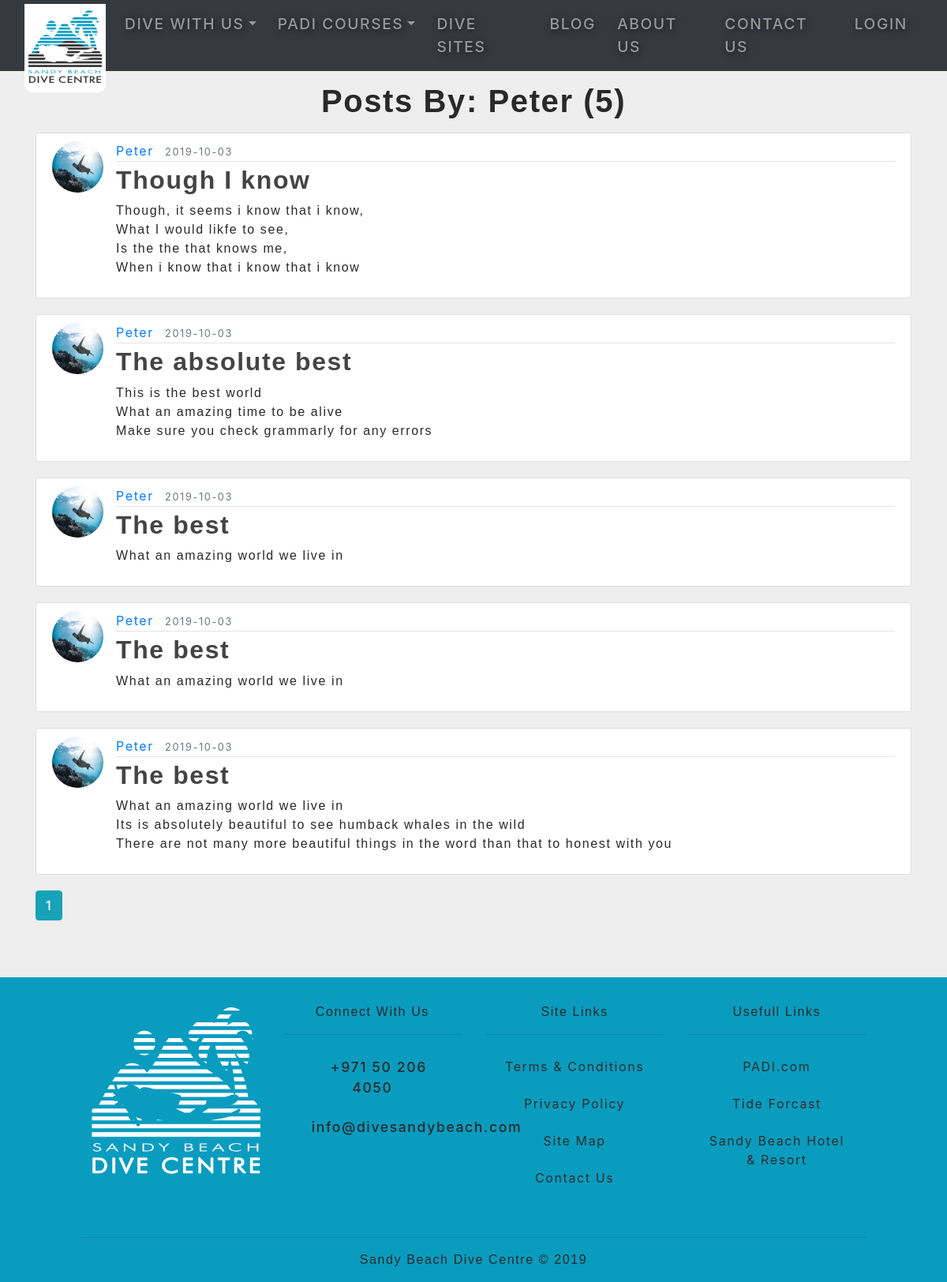
The page /user/Peter on the database its author committed.
### flaskblog/models.py (models this page shows, shortened)
class User(db.Model, UserMixin): # UserMixin is a class imported from flask_login that creates attributes to be used with login_manager
    id = db.Column(db.Integer, primary_key=True)
    username = db.Column(db.String(20), unique=True, nullable=False)
    email = db.Column(db.String(120), unique=True, nullable=False)
    image_file = db.Column(db.String(20), nullable=False, default='default.jpg')
    password = db.Column(db.String(60), nullable=False)
    posts = db.relationship('Post', backref='author', lazy=True)

class Post(db.Model):
    id = db.Column(db.Integer, primary_key=True)
    title = db.Column(db.String(100), nullable=False)
    date_posted = db.Column(db.DateTime, nullable=False, default=datetime.utcnow)
    content = db.Column(db.Text, nullable=False)
    user_id = db.Column(db.Integer, db.ForeignKey('user.id'), nullable=False)

### flaskblog/users/routes.py (the view)
@users.route('/user/<string:username>') # Set variable as string with : before the variable arg in url
def user_posts(username):
    page = request.args.get('page', 1, type=int) # Use int type to prevent anyone submitting anything other than integer
    user = User.query.filter_by(username=username).first_or_404() # Username comes from variable in route, similar to get version from post lookup, return 404 if user not found
    posts = Post.query.filter_by(author=user). \
    order_by(Post.date_posted.desc()) \
    .paginate(page=page, per_page=5) # user order_by to order the posts by newest post at the top
    return render_template('users/user_posts.html', posts=posts, user=user)

### flaskblog/templates/users/user_posts.html
{% extends 'layout.html' %}
{% block main %}
    <div class="top-spacer">&nbsp;</div>
    <div class="container mb-5">
        <h1 class="text-center mb-3">Posts By: {{ user.username }} ({{ posts.total }})</h1>
        {% for post in posts.items %}
            <article class="media content-section">
                <img class="rounded-circle article-img" src="{{ url_for('static', filename='profile_pics/' + post.author.image_file) }}" alt="">
                <div class="media-body">
                    <div class="article-metadata">
                    <a class="mr-2" href="{{ url_for('users.user_posts', username=post.author.username) }}">{{ post.author.username }}</a>
                    <small class="text-muted">{{ post.date_posted.strftime('%Y-%m-%d') }}</small>
                    </div>
                    <h2><a class="article-title" href="{{ url_for('posts.post', post_id=post.id) }}">{{ post.title }}</a></h2>
                    <p class="article-content">{{ post.content }}</p>
                </div>
            </article>
        {% endfor %}
        {% for page_num in posts.iter_pages(left_edge=1, right_edge=1, left_current=1, right_current=2) %}
            {% if page_num %}
                {% if posts.page == page_num %}
                    <a class="btn btn-info mb-4" href="{{ url_for('users.user_posts', username=user.username , page=page_num) }}">{{ page_num }}</a>
                {% else %}
                    <a class="btn btn-outline-info mb-4" href="{{ url_for('users.user_posts', username=user.username , page=page_num) }}">{{ page_num }}</a>
                {% endif %}
            {% else %}
                ...
            {% endif %}
        {% endfor %}
    </div>
{% endblock %}

### flaskblog/static/css/main.css (style rules this page uses)
body { background-color: black; }
*, *::before, *::after { padding: 0; margin: 0; box-sizing: inherit; list-style: none; text-decoration: none; }
body { color: #292929; box-sizing: border-box; letter-spacing: 0.1rem; font-style: normal; background-color: #eee; overflow-x: hidden; }
h1, h2, h3, h4, h5, h6 { font-family: futura-pt, sans-serif; font-weight: 700; font-style: normal; }
p { font-family: montserrat, sans-serif; }
.top-spacer { margin-top: 5rem; }
.btn { cursor: pointer; text-transform: uppercase; letter-spacing: 0.1rem; padding: 0.2 1rem; font-weight: 500; }
.content-section { background: #ffffff; padding: 10px 20px; border: 1px solid #dddddd; border-radius: 3px; margin-bottom: 20px; }
.article-title { color: #444444; }
.article-content { white-space: pre-line; }
.article-img { height: 65px; width: 65px; margin-right: 16px; }
.article-metadata { padding-bottom: 1px; margin-bottom: 4px; border-bottom: 1px solid #e3e3e3; }

### rows shown on the page
User: username "Peter"
Post: image_file (picture), author.username "Peter", date_posted "2019-10-03", title "Though I know", content "Though, it seems i know that i know, What I would likfe to see, Is the the that knows me, When i know that i know that i know"
Post: image_file (picture), author.username "Peter", date_posted "2019-10-03", title "The absolute best", content "This is the best world What an amazing time to be alive Make sure you check grammarly for any errors"
Post: image_file (picture), author.username "Peter", date_posted "2019-10-03", title "The best", content "What an amazing world we live in"
Post: image_file (picture), author.username "Peter", date_posted "2019-10-03", title "The best", content "What an amazing world we live in"
Post: image_file (picture), author.username "Peter", date_posted "2019-10-03", title "The best", content "What an amazing world we live in Its is absolutely beautiful to see humback whales in the wild There are not many more beautiful things in the word than that to honest with you"

### other values the page prints
{{ posts.total }} "5"
{{ page_num }} "1"
